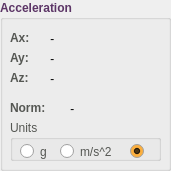
    <widget class="QGroupBox" name="groupBox_9">
     <property name="geometry">
      <rect>
       <x>210</x>
       <y>350</y>
       <width>171</width>
       <height>171</height>
      </rect>
     </property>
     <property name="palette">
      <palette>
       <active>
        <colorrole role="WindowText">
         <brush brushstyle="SolidPattern">
          <color alpha="255">
           <red>92</red>
           <green>53</green>
           <blue>102</blue>
          </color>
         </brush>
        </colorrole>
       </active>
       <inactive>
        <colorrole role="WindowText">
         <brush brushstyle="SolidPattern">
          <color alpha="255">
           <red>92</red>
           <green>53</green>
           <blue>102</blue>
          </color>
         </brush>
        </colorrole>
       </inactive>
       <disabled>
        <colorrole role="WindowText">
         <brush brushstyle="SolidPattern">
          <color alpha="255">
           <red>190</red>
           <green>190</green>
           <blue>190</blue>
          </color>
         </brush>
        </colorrole>
       </disabled>
      </palette>
     </property>
     <property name="font">
      <font>
       <weight>75</weight>
       <bold>true</bold>
      </font>
     </property>
     <property name="title">
      <string>Acceleration</string>
     </property>
     <widget class="QLabel" name="label_17">
      <property name="geometry">
       <rect>
        <x>10</x>
        <y>30</y>
        <width>31</width>
        <height>16</height>
       </rect>
      </property>
      <property name="palette">
       <palette>
        <active>
         <colorrole role="WindowText">
          <brush brushstyle="SolidPattern">
           <color alpha="255">
            <red>85</red>
            <green>87</green>
            <blue>83</blue>
           </color>
          </brush>
         </colorrole>
        </active>
        <inactive>
         <colorrole role="WindowText">
          <brush brushstyle="SolidPattern">
           <color alpha="255">
            <red>85</red>
            <green>87</green>
            <blue>83</blue>
           </color>
          </brush>
         </colorrole>
        </inactive>
        <disabled>
         <colorrole role="WindowText">
          <brush brushstyle="SolidPattern">
           <color alpha="255">
            <red>190</red>
            <green>190</green>
            <blue>190</blue>
           </color>
          </brush>
         </colorrole>
        </disabled>
       </palette>
      </property>
      <property name="font">
       <font>
        <weight>75</weight>
        <bold>true</bold>
       </font>
      </property>
      <property name="text">
       <string>Ax:</string>
      </property>
     </widget>
     <widget class="QLabel" name="label_18">
      <property name="geometry">
       <rect>
        <x>10</x>
        <y>50</y>
        <width>31</width>
        <height>16</height>
       </rect>
      </property>
      <property name="palette">
       <palette>
        <active>
         <colorrole role="WindowText">
          <brush brushstyle="SolidPattern">
           <color alpha="255">
            <red>85</red>
            <green>87</green>
            <blue>83</blue>
           </color>
          </brush>
         </colorrole>
        </active>
        <inactive>
         <colorrole role="WindowText">
          <brush brushstyle="SolidPattern">
           <color alpha="255">
            <red>85</red>
            <green>87</green>
            <blue>83</blue>
           </color>
          </brush>
         </colorrole>
        </inactive>
        <disabled>
         <colorrole role="WindowText">
          <brush brushstyle="SolidPattern">
           <color alpha="255">
            <red>190</red>
            <green>190</green>
            <blue>190</blue>
           </color>
          </brush>
         </colorrole>
        </disabled>
       </palette>
      </property>
      <property name="font">
       <font>
        <weight>75</weight>
        <bold>true</bold>
       </font>
      </property>
      <property name="text">
       <string>Ay:</string>
      </property>
     </widget>
     <widget class="QLabel" name="label_19">
      <property name="geometry">
       <rect>
        <x>10</x>
        <y>70</y>
        <width>31</width>
        <height>16</height>
       </rect>
      </property>
      <property name="palette">
       <palette>
        <active>
         <colorrole role="WindowText">
          <brush brushstyle="SolidPattern">
           <color alpha="255">
            <red>85</red>
            <green>87</green>
            <blue>83</blue>
           </color>
          </brush>
         </colorrole>
        </active>
        <inactive>
         <colorrole role="WindowText">
          <brush brushstyle="SolidPattern">
           <color alpha="255">
            <red>85</red>
            <green>87</green>
            <blue>83</blue>
           </color>
          </brush>
         </colorrole>
        </inactive>
        <disabled>
         <colorrole role="WindowText">
          <brush brushstyle="SolidPattern">
           <color alpha="255">
            <red>190</red>
            <green>190</green>
            <blue>190</blue>
           </color>
          </brush>
         </colorrole>
        </disabled>
       </palette>
      </property>
      <property name="font">
       <font>
        <weight>75</weight>
        <bold>true</bold>
       </font>
      </property>
      <property name="text">
       <string>Az:</string>
      </property>
     </widget>
     <widget class="QGroupBox" name="groupBox_14">
      <property name="geometry">
       <rect>
        <x>10</x>
        <y>120</y>
        <width>151</width>
        <height>41</height>
       </rect>
      </property>
      <property name="palette">
       <palette>
        <active>
         <colorrole role="WindowText">
          <brush brushstyle="SolidPattern">
           <color alpha="255">
            <red>85</red>
            <green>87</green>
            <blue>83</blue>
           </color>
          </brush>
         </colorrole>
        </active>
        <inactive>
         <colorrole role="WindowText">
          <brush brushstyle="SolidPattern">
           <color alpha="255">
            <red>85</red>
            <green>87</green>
            <blue>83</blue>
           </color>
          </brush>
         </colorrole>
        </inactive>
        <disabled>
         <colorrole role="WindowText">
          <brush brushstyle="SolidPattern">
           <color alpha="255">
            <red>190</red>
            <green>190</green>
            <blue>190</blue>
           </color>
          </brush>
         </colorrole>
        </disabled>
       </palette>
      </property>
      <property name="font">
       <font>
        <weight>50</weight>
        <bold>false</bold>
       </font>
      </property>
      <property name="title">
       <string>Units</string>
      </property>
      <widget class="QRadioButton" name="radioButton_7">
       <property name="geometry">
        <rect>
         <x>50</x>
         <y>20</y>
         <width>61</width>
         <height>23</height>
        </rect>
       </property>
       <property name="text">
        <string>m/s^2</string>
       </property>
      </widget>
      <widget class="QRadioButton" name="radioButton_8">
       <property name="enabled">
        <bool>true</bool>
       </property>
       <property name="geometry">
        <rect>
         <x>10</x>
         <y>20</y>
         <width>31</width>
         <height>23</height>
        </rect>
       </property>
       <property name="text">
        <string>g</string>
       </property>
       <property name="checkable">
        <bool>true</bool>
       </property>
       <property name="checked">
        <bool>false</bool>
       </property>
      </widget>
      <widget class="QRadioButton" name="radioButton_12">
       <property name="geometry">
        <rect>
         <x>120</x>
         <y>20</y>
         <width>31</width>
         <height>23</height>
        </rect>
       </property>
       <property name="palette">
        <palette>
         <active>
          <colorrole role="Base">
           <brush brushstyle="SolidPattern">
            <color alpha="255">
             <red>252</red>
             <green>175</green>
             <blue>62</blue>
            </color>
           </brush>
          </colorrole>
         </active>
         <inactive>
          <colorrole role="Base">
           <brush brushstyle="SolidPattern">
            <color alpha="255">
             <red>252</red>
             <green>175</green>
             <blue>62</blue>
            </color>
           </brush>
          </colorrole>
         </inactive>
         <disabled>
          <colorrole role="Base">
           <brush brushstyle="SolidPattern">
            <color alpha="255">
             <red>239</red>
             <green>239</green>
             <blue>239</blue>
            </color>
           </brush>
          </colorrole>
         </disabled>
        </palette>
       </property>
       <property name="text">
        <string/>
       </property>
       <property name="checked">
        <bool>true</bool>
       </property>
      </widget>
     </widget>
     <widget class="QLabel" name="label_39">
      <property name="geometry">
       <rect>
        <x>50</x>
        <y>30</y>
        <width>121</width>
        <height>17</height>
       </rect>
      </property>
      <property name="palette">
       <palette>
        <active>
         <colorrole role="WindowText">
          <brush brushstyle="SolidPattern">
           <color alpha="255">
            <red>0</red>
            <green>0</green>
            <blue>0</blue>
           </color>
          </brush>
         </colorrole>
        </active>
        <inactive>
         <colorrole role="WindowText">
          <brush brushstyle="SolidPattern">
           <color alpha="255">
            <red>0</red>
            <green>0</green>
            <blue>0</blue>
           </color>
          </brush>
         </colorrole>
        </inactive>
        <disabled>
         <colorrole role="WindowText">
          <brush brushstyle="SolidPattern">
           <color alpha="255">
            <red>190</red>
            <green>190</green>
            <blue>190</blue>
           </color>
          </brush>
         </colorrole>
        </disabled>
       </palette>
      </property>
      <property name="font">
       <font>
        <weight>50</weight>
        <italic>true</italic>
        <bold>false</bold>
       </font>
      </property>
      <property name="text">
       <string>-</string>
      </property>
     </widget>
     <widget class="QLabel" name="label_40">
      <property name="geometry">
       <rect>
        <x>50</x>
        <y>50</y>
        <width>121</width>
        <height>17</height>
       </rect>
      </property>
      <property name="palette">
       <palette>
        <active>
         <colorrole role="WindowText">
          <brush brushstyle="SolidPattern">
           <color alpha="255">
            <red>0</red>
            <green>0</green>
            <blue>0</blue>
           </color>
          </brush>
         </colorrole>
        </active>
        <inactive>
         <colorrole role="WindowText">
          <brush brushstyle="SolidPattern">
           <color alpha="255">
            <red>0</red>
            <green>0</green>
            <blue>0</blue>
           </color>
          </brush>
         </colorrole>
        </inactive>
        <disabled>
         <colorrole role="WindowText">
          <brush brushstyle="SolidPattern">
           <color alpha="255">
            <red>190</red>
            <green>190</green>
            <blue>190</blue>
           </color>
          </brush>
         </colorrole>
        </disabled>
       </palette>
      </property>
      <property name="font">
       <font>
        <weight>50</weight>
        <italic>true</italic>
        <bold>false</bold>
       </font>
      </property>
      <property name="text">
       <string>-</string>
      </property>
     </widget>
     <widget class="QLabel" name="label_41">
      <property name="geometry">
       <rect>
        <x>50</x>
        <y>70</y>
        <width>121</width>
        <height>17</height>
       </rect>
      </property>
      <property name="palette">
       <palette>
        <active>
         <colorrole role="WindowText">
          <brush brushstyle="SolidPattern">
           <color alpha="255">
            <red>0</red>
            <green>0</green>
            <blue>0</blue>
           </color>
          </brush>
         </colorrole>
        </active>
        <inactive>
         <colorrole role="WindowText">
          <brush brushstyle="SolidPattern">
           <color alpha="255">
            <red>0</red>
            <green>0</green>
            <blue>0</blue>
           </color>
          </brush>
         </colorrole>
        </inactive>
        <disabled>
         <colorrole role="WindowText">
          <brush brushstyle="SolidPattern">
           <color alpha="255">
            <red>190</red>
            <green>190</green>
            <blue>190</blue>
           </color>
          </brush>
         </colorrole>
        </disabled>
       </palette>
      </property>
      <property name="font">
       <font>
        <weight>50</weight>
        <italic>true</italic>
        <bold>false</bold>
       </font>
      </property>
      <property name="text">
       <string>-</string>
      </property>
     </widget>
     <widget class="QLabel" name="label_57">
      <property name="geometry">
       <rect>
        <x>70</x>
        <y>100</y>
        <width>91</width>
        <height>17</height>
       </rect>
      </property>
      <property name="palette">
       <palette>
        <active>
         <colorrole role="WindowText">
          <brush brushstyle="SolidPattern">
           <color alpha="255">
            <red>0</red>
            <green>0</green>
            <blue>0</blue>
           </color>
          </brush>
         </colorrole>
        </active>
        <inactive>
         <colorrole role="WindowText">
          <brush brushstyle="SolidPattern">
           <color alpha="255">
            <red>0</red>
            <green>0</green>
            <blue>0</blue>
           </color>
          </brush>
         </colorrole>
        </inactive>
        <disabled>
         <colorrole role="WindowText">
          <brush brushstyle="SolidPattern">
           <color alpha="255">
            <red>190</red>
            <green>190</green>
            <blue>190</blue>
           </color>
          </brush>
         </colorrole>
        </disabled>
       </palette>
      </property>
      <property name="font">
       <font>
        <weight>50</weight>
        <italic>true</italic>
        <bold>false</bold>
       </font>
      </property>
      <property name="text">
       <string>-</string>
      </property>
     </widget>
     <widget class="QLabel" name="label_58">
      <property name="geometry">
       <rect>
        <x>10</x>
        <y>100</y>
        <width>51</width>
        <height>16</height>
       </rect>
      </property>
      <property name="palette">
       <palette>
        <active>
         <colorrole role="WindowText">
          <brush brushstyle="SolidPattern">
           <color alpha="255">
            <red>85</red>
            <green>87</green>
            <blue>83</blue>
           </color>
          </brush>
         </colorrole>
        </active>
        <inactive>
         <colorrole role="WindowText">
          <brush brushstyle="SolidPattern">
           <color alpha="255">
            <red>85</red>
            <green>87</green>
            <blue>83</blue>
           </color>
          </brush>
         </colorrole>
        </inactive>
        <disabled>
         <colorrole role="WindowText">
          <brush brushstyle="SolidPattern">
           <color alpha="255">
            <red>190</red>
            <green>190</green>
            <blue>190</blue>
           </color>
          </brush>
         </colorrole>
        </disabled>
       </palette>
      </property>
      <property name="font">
       <font>
        <weight>75</weight>
        <bold>true</bold>
       </font>
      </property>
      <property name="text">
       <string>Norm:</string>
      </property>
     </widget>
    </widget>
